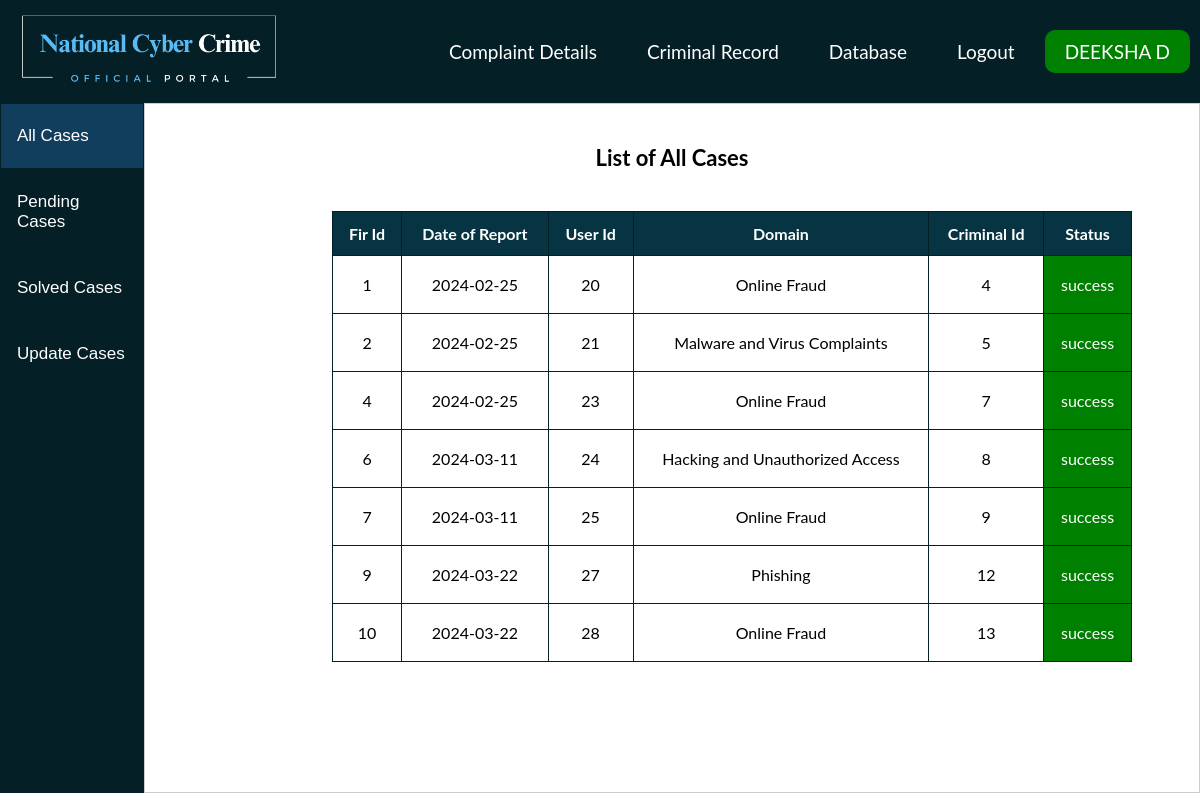
Page /ADMIN/stats.php (signed in) on the committed database.
### tables this page shows
CREATE TABLE `case_details` (
  `fir_id` int(255) NOT NULL,
  `user_id` int(255) NOT NULL,
  `case_desc` varchar(255) NOT NULL,
  `date_filed` date NOT NULL DEFAULT current_timestamp(),
  `date_solved` date DEFAULT NULL,
  `status` varchar(255) NOT NULL,
  `domain` varchar(255) NOT NULL,
  `amount` varchar(255) NOT NULL,
  `inv_id` int(255) NOT NULL,
  `c_id` int(11) DEFAULT NULL
);

### ADMIN/stats.php (the view, shortened to what this page needs)
<?php
$servername = "localhost";
$uname = "root";
$password = "";
$db_name = "cyber crime";
$conn = mysqli_connect($servername, $uname, $password, $db_name);
if(isset($_SESSION['investigatorId']) && isset($_SESSION['investigatorName'])) {
    $investigatorId = $_SESSION['investigatorId'];
    $investigatorName = $_SESSION['investigatorName'];
} else {
    header("Location: index.php");
    exit();
}
$fetch_query = "SELECT * FROM `case_details` where `inv_id`='$investigatorId'";
$result = mysqli_query($conn, $fetch_query);
?>
<!DOCTYPE html>
<html>
<head>
<link rel="stylesheet" href="stats.css">
</head>
<body>
<div class="header">
    <div class="logo">
        <img src="images/Cyber Crime.png" alt="Logo">
    </div>
    <div class="ribbon">
        <a href="displaycasedetails.php">Complaint Details</a>
        <a href="criminalrecord.php">Criminal Record</a>
        <a href="admin.html">Database</a>
        <a href="logout.php">Logout</a>
        <a style="background-color:green; color:white;" href="#"><?php echo $investigatorName; ?></a>
    </div>
</div>
<div class="tab">
    <button class="tablinks" onclick="openCity(event, 'Allcases')" id="defaultOpen">All Cases</button>
    <button class="tablinks" onclick="openCity(event, 'Pending')">Pending Cases</button>
    <button class="tablinks" onclick="openCity(event, 'Solved')">Solved Cases</button>
    <button class="tablinks" onclick="openCity(event, 'update')">Update Cases</button>
</div>
<div id="Allcases" class="tabcontent">
    <h1>List of All Cases</h1>
    <div class="displaycases">
        <table border=1>
            <tr>
                <th>Fir Id</th>
                <th>Date of Report</th>
                <th>User Id</th>
                <th>Domain</th>
                <th>Criminal Id</th>
                <th>Status</th>
            </tr>
            <?php
            while ($row = mysqli_fetch_assoc($result)) {
                echo "<tr>";
                echo "<td>" . $row['fir_id'] . "</td>";
                echo "<td>" . $row['date_filed'] . "</td>";
                echo "<td>" . $row['user_id'] . "</td>";
                echo "<td>" . $row['domain'] . "</td>";
                echo "<td>" . $row['c_id'] . "</td>";
                echo "<td class='" . ($row['status'] == 'PENDING' ? 'case-Pending' : 'case-approved') . "'>" . $row['status'] . "</td>";
                echo "</tr>";
            }
            ?>
        </table>
    </div>
</div>
</body>
</html>

### ADMIN/stats.css (style rules this page uses)
* { box-sizing: border-box; margin: 0; padding: 0; }
body { font-family: "Lato", sans-serif; }
.tab { float: left; background-color: #051f26; width: 12%; height: 86.3vh; margin-top: 0px; }
.tab button { display: block; background-color: #051f26; color: white; padding: 22px 16px; width: 100%; text-align: left; border: 1px solid #051f26; cursor: pointer; transition: 0.3s; font-size: 17px; }
.tab button.active { background-color: #113e5c; }
.tabcontent { float: left; padding: 0px 12px; border: 1px solid #ccc; width: 88%; height: 86.3vh; }
.header { display: flex; align-items: center; justify-content: space-between; background-color: #051f26; padding: 10px; color: #fff; }
.logo img { height: 10vh; }
.ribbon { display: flex; }
.ribbon a { color: #fff; text-decoration: none; font-size: 19px; padding: 10px 20px; display: inline-block; }
table { margin-top: 40px; border-collapse: collapse; width: 100%; border: 1px solid #051f26; }
th { padding: 12px; color: white; text-align: center; background-color: rgb(7, 52, 66); }
td { text-align: center; padding: 19px 12px; }
.case-approved { color: white; background-color: green; }
.displaycases { max-width: 800px; max-height: 60vh; margin-left:17%; }
h1 { text-align: center; margin-top: 40px; font-size: 22px; }

### ADMIN/stats.php (style rules this page uses)
.ribbon a { border-radius: 10px; margin-left: 10px; }

### rows in the picture
case_details: fir_id "1", date_filed "2024-02-25", user "20", domain "Online Fraud", c "4", status "success"
case_details: fir_id "2", date_filed "2024-02-25", user "21", domain "Malware and Virus Complaints", c "5", status "success"
case_details: fir_id "4", date_filed "2024-02-25", user "23", domain "Online Fraud", c "7", status "success"
case_details: fir_id "6", date_filed "2024-03-11", user "24", domain "Hacking and Unauthorized Access", c "8", status "success"
case_details: fir_id "7", date_filed "2024-03-11", user "25", domain "Online Fraud", c "9", status "success"
case_details: fir_id "9", date_filed "2024-03-22", user "27", domain "Phishing", c "12", status "success"
case_details: fir_id "10", date_filed "2024-03-22", user "28", domain "Online Fraud", c "13", status "success"

### other values in the picture
$investigatorName "DEEKSHA D"
